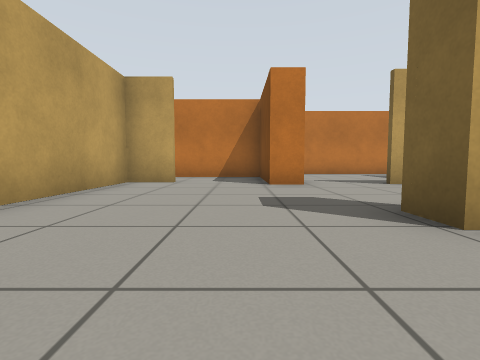
View 1 (above)

18 first-person views from a walk through a Gazebo world. The camera is 0.5 m above the floor, tilts 4° down and sees 85° across. The floor is counted in squares, 1 m on a side. Each view is taken from the middle of a square. On the plan, view 1 faces up. The plan holds only what a view shows up to about 9 squares ahead; the rest is blank.

View 2
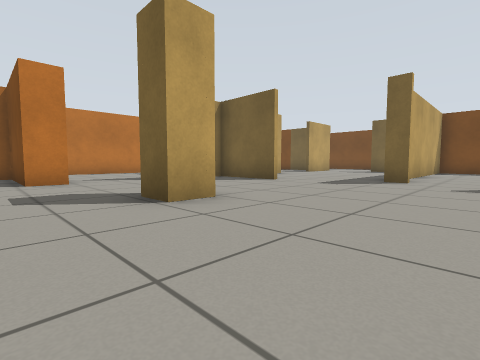

View 3
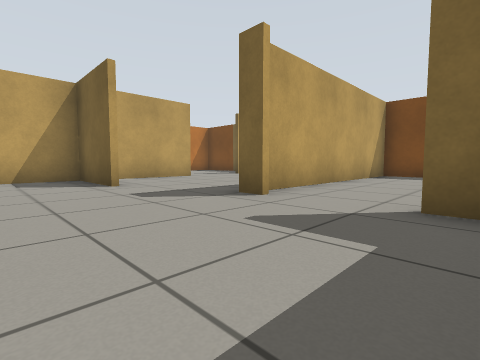

View 4
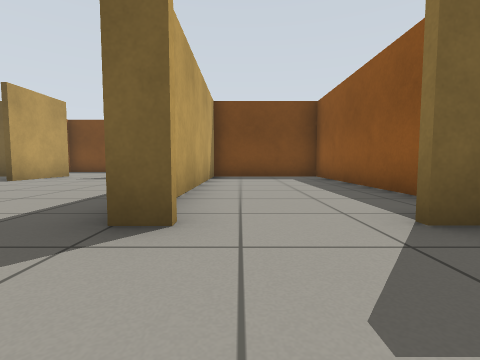

View 5
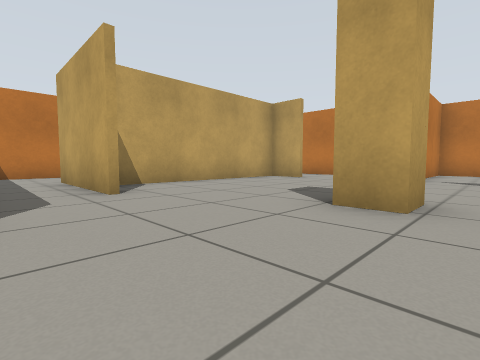

View 6
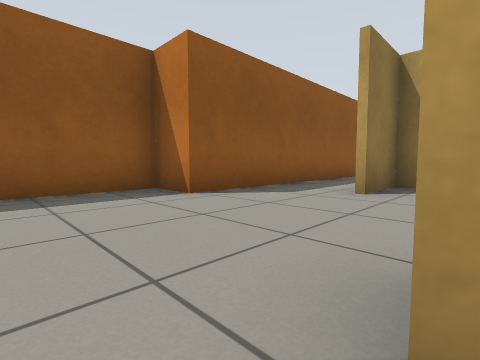

View 7
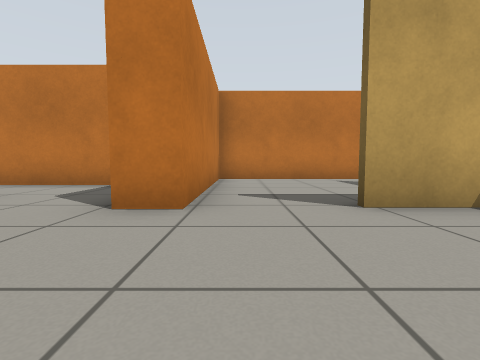

View 8
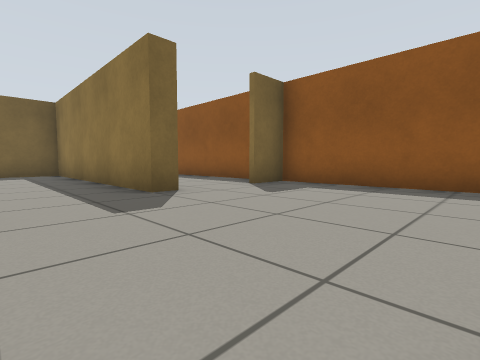

View 9
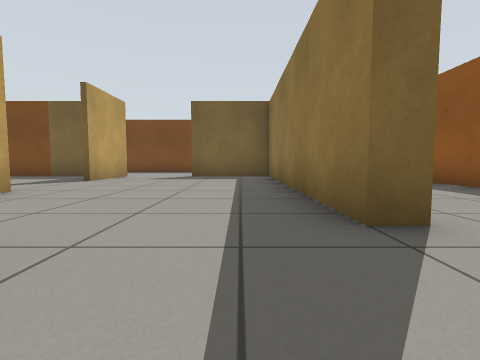

View 10
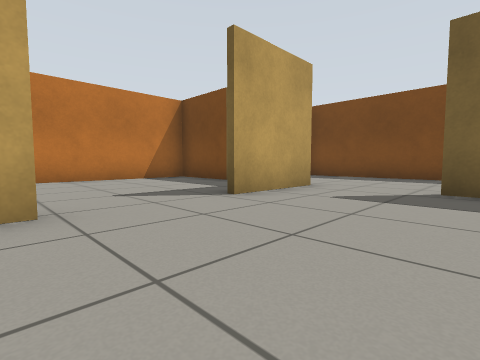

View 11
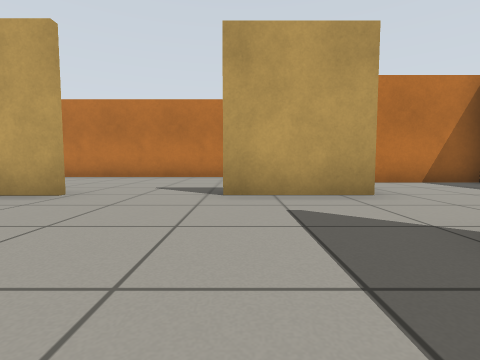

View 12
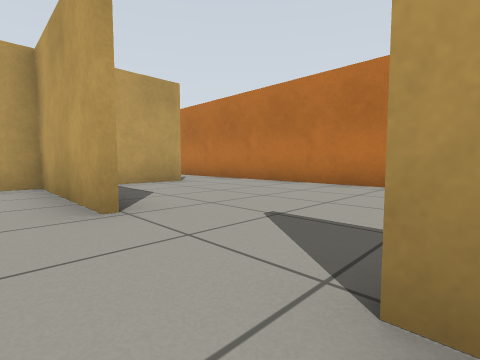

View 13
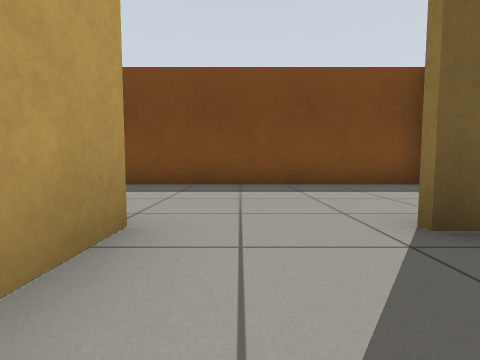

View 14
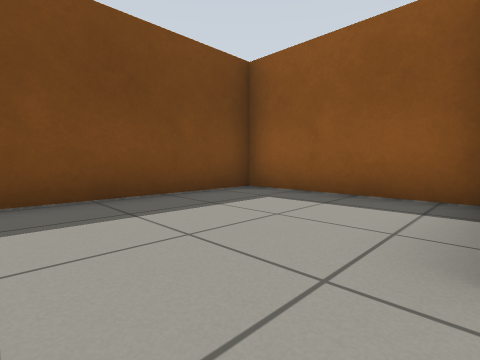

View 15
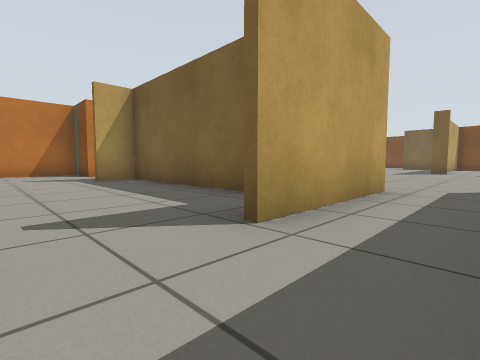

View 16
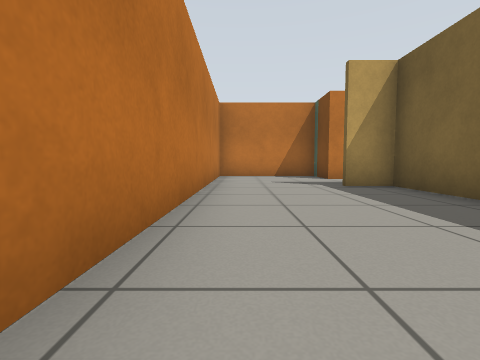

View 17
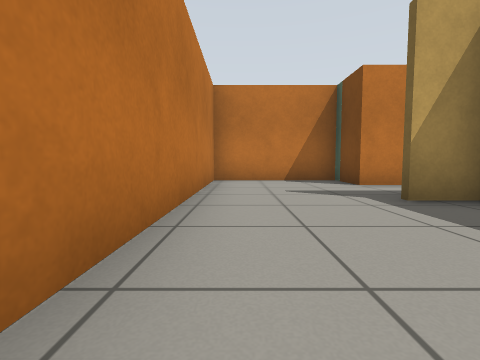

View 18
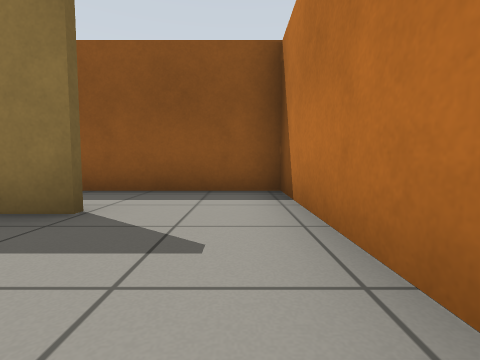

### Floor plan
Points are (right, up) in squares from view 1. A wall is a line through its corners. A room is listed if a view was taken in it or the views show most of it. See-through windows are left out.
Room 1 (views 1, 2, 3, 4, 5, 6, 7, 8, 9, 15, 16, 17, 18)
walls: (2.4, 2.8) (2.4, 1.9) (1.6, 1.9) (1.6, 2.7); (-1.1, 0.4) (-4.5, 0.4); (-2.9, 2) (-2.9, 6.4); (1.4, 5.9) (0.7, 5.9); (-1.5, 6.3) (-3.9, 6.3); (-2.7, 5.4) (-2.7, 0.5) (-1.1, 0.5); (5.9, 3.5) (5.9, 5.9) (3.2, 5.9); (-4.5, 0.5) (-3.6, 0.5); (7, 0.5) (7, 1); (7, -2.6) (7, -1.4); (-3.4, 8.6) (-3.4, 10) (-6.7, 10) (-6.7, -1.5) (0.6, -1.5) (0.6, -2.6) (13.9, -2.6) (13.9, 0.9) (7.5, 0.9)
ways out: opening at (7, 2.5) to room 2; opening at (2.5, 6) to room 5; opening at (-2.5, 7.5) to room 6; opening at (-0.5, 6) to room 6
Room 2 (views 10, 11, 12, 13)
walls: (9.4, 5.9) (5.9, 5.9); (7, 1) (13.9, 1) (13.9, 3.6); (6, 5.9) (6, 5.2); (14.1, 5.9) (11.7, 5.9)
ways out: opening at (7, 2.5) to room 1; opening at (14, 4.5) to room 3; opening at (10.5, 6) to room 4
Room 3 (view 14)
walls: (17.7, 8.2) (15.1, 8.2); (14.1, 1) (17.7, 1) (17.7, 7.5)
ways out: opening at (14, 4.5) to room 2
Room 4 (no view inside)
walls: (13.9, 7.3) (13.9, 10.6) (6.4, 10.6); (6, 8.9) (6, 7.1)
ways out: opening at (10.5, 6) to room 2; opening at (6, 9.5) to room 5
Room 5 (no view inside)
walls: (6.4, 10.6) (1.4, 10.6) (1.4, 5.9)
ways out: opening at (2.5, 6) to room 1; opening at (6, 9.5) to room 4
Room 6 (no view inside)
walls: (-2.7, 6.4) (-2.7, 5.4); (0.7, 5.9) (0.7, 8.6) (-3.4, 8.6)
ways out: opening at (-2.5, 7.5) to room 1; opening at (-0.5, 6) to room 1

Positions as (right, up) in squares from view 1, and headings:
1: (0, 0), facing up
2: (0, -1), facing up-right
3: (4, -2), facing up-right
4: (5, 0), facing right
5: (3, -1), facing up-left
6: (3, 2), facing down-left
7: (2, 3), facing up
8: (3, 3), facing down-right
9: (5, 2), facing right
10: (9, 3), facing up-right
11: (12, 2), facing up
12: (12, 5), facing up-left
13: (12, 5), facing right
14: (14, 5), facing down-right
15: (-6, -1), facing up-right
16: (-6, 1), facing up
17: (-6, 3), facing up
18: (-6, 3), facing down
